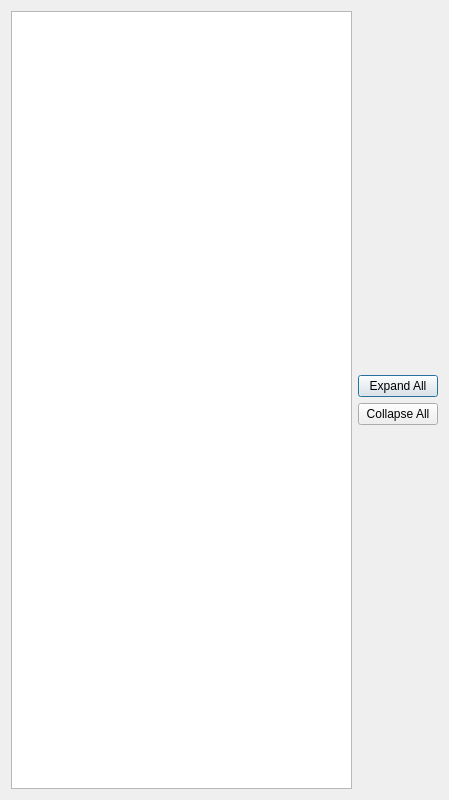
<?xml version="1.0" encoding="UTF-8"?>
<ui version="4.0">
 <class>TestTreeViewClass</class>
 <widget class="QDialog" name="TestTreeViewClass">
  <property name="geometry">
   <rect>
    <x>0</x>
    <y>0</y>
    <width>449</width>
    <height>800</height>
   </rect>
  </property>
  <property name="windowTitle">
   <string>TestTreeView</string>
  </property>
  <layout class="QHBoxLayout" name="horizontalLayout" stretch="1,0">
   <item>
    <widget class="QTreeView" name="treeView"/>
   </item>
   <item>
    <layout class="QVBoxLayout" name="verticalLayout" stretch="1,0,0,1">
     <item>
      <spacer name="verticalSpacer">
       <property name="orientation">
        <enum>Qt::Vertical</enum>
       </property>
       <property name="sizeHint" stdset="0">
        <size>
         <width>20</width>
         <height>40</height>
        </size>
       </property>
      </spacer>
     </item>
     <item>
      <widget class="QPushButton" name="btn_expand_all">
       <property name="text">
        <string>Expand All</string>
       </property>
      </widget>
     </item>
     <item>
      <widget class="QPushButton" name="btn_collapse_all">
       <property name="text">
        <string>Collapse All</string>
       </property>
      </widget>
     </item>
     <item>
      <spacer name="verticalSpacer_2">
       <property name="orientation">
        <enum>Qt::Vertical</enum>
       </property>
       <property name="sizeHint" stdset="0">
        <size>
         <width>20</width>
         <height>40</height>
        </size>
       </property>
      </spacer>
     </item>
    </layout>
   </item>
  </layout>
 </widget>
 <layoutdefault spacing="6" margin="11"/>
 <resources>
  <include location="TestTreeView.qrc"/>
 </resources>
 <connections/>
</ui>
